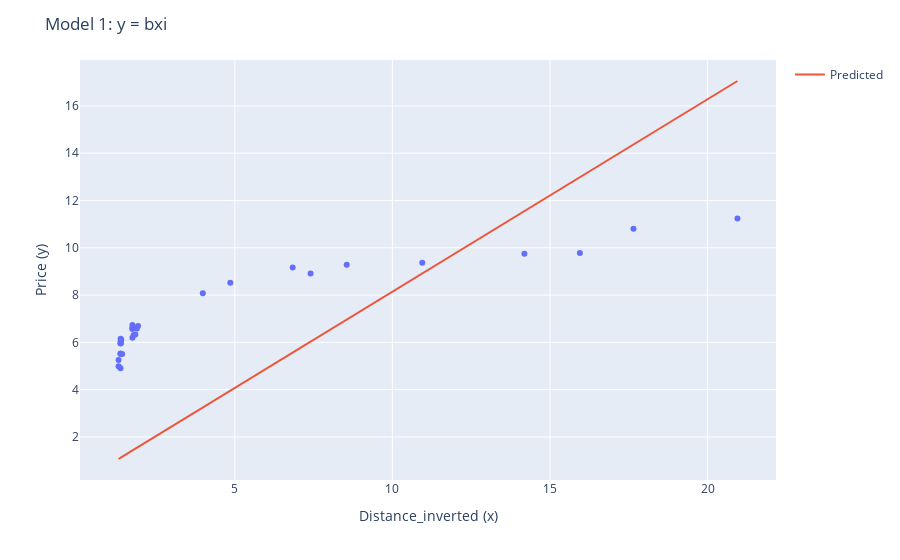

Notebook code for this chart:
### Code cell
x = df_raw['Distance_inverted']
y = df_raw['Price ($)']

b = 1 # staring value of b
rate = 0.0001 # Set Learning rate
epsilion = 0.00001 # Stopping criteria constant
diff = 1 # difference between two consecutive iterations
max_iter = 500 # Maximum number of iterations
iter = 1 # Iteration counter

Err = lambda b, x, y: np.mean((y - (b * x)) ** 2) # Error function
deriv = lambda b, x, y: -2 * np.mean((y - (b * x)) * x) # Derivative of Error function

while (diff > epsilion and iter < max_iter):
    b_new = b - rate * deriv(b,x, y) # New value of b
    print("Iteration: ", iter, "Error: ", Err(b_new, x, y), "b: ", b_new)
    diff = abs(b_new - b) # Difference between new and old value of b
    b = b_new # Update value of b
    iter += 1 # Increment iteration counter
print("The local minimum occurs at ", b)

# plot Simple linear regression line with predicted b
y_pred = b * x
fig = px.scatter(x=x, y=y)
fig.add_trace(go.Scatter(x=x, y=y_pred, mode='lines', name='Predicted'))
# add title
fig.update_layout(title_text="Model 1: y = bxi")
# update x axis title
fig.update_xaxes(title_text="Distance_inverted (x)")
# update y axis title
fig.update_yaxes(title_text="Price (y)")
fig.show()

### Figure 1 — Plotly figure (JSON) as saved in the notebook; plotly's stock layout.template omitted (floating-point values rounded to 4 significant figures)
{"data": [{"hovertemplate": "x=%{x}<br>y=%{y}<extra></extra>", "legendgroup": "", "marker": {"color": "#636efa", "symbol": "circle"}, "mode": "markers", "name": "", "orientation": "v", "showlegend": false, "type": "scatter", "x": [7.404, 1.789, 1.379, 1.373, 15.95, 1.397, 1.894, 6.836, 1.373, 10.95, 1.752, 1.311, 1.373, 1.93, 1.311, 1.845, 17.65, 3.985, 1.752, 4.857, 1.752, 1.376, 14.19, 8.551, 1.373, 20.95, 1.747, 1.426, 1.379, 1.379], "xaxis": "x", "y": [8.913, 6.308, 5.963, 5.511, 9.774, 6.114, 6.588, 9.171, 5.533, 9.365, 6.2, 5.253, 5.963, 6.695, 4.994, 6.329, 10.81, 8.073, 6.738, 8.525, 6.631, 6.157, 9.752, 9.278, 4.908, 11.24, 6.566, 5.511, 5.963, 6.049], "yaxis": "y"}, {"mode": "lines", "name": "Predicted", "type": "scatter", "x": [7.404, 1.789, 1.379, 1.373, 15.95, 1.397, 1.894, 6.836, 1.373, 10.95, 1.752, 1.311, 1.373, 1.93, 1.311, 1.845, 17.65, 3.985, 1.752, 4.857, 1.752, 1.376, 14.19, 8.551, 1.373, 20.95, 1.747, 1.426, 1.379, 1.379], "y": [6.027, 1.456, 1.123, 1.118, 12.98, 1.137, 1.542, 5.565, 1.118, 8.912, 1.426, 1.067, 1.118, 1.571, 1.067, 1.502, 14.37, 3.244, 1.426, 3.954, 1.426, 1.12, 11.55, 6.961, 1.118, 17.05, 1.422, 1.161, 1.123, 1.123]}], "layout": {"legend": {"tracegroupgap": 0}, "margin": {"t": 60}, "title": {"text": "Model 1: y = bxi"}, "xaxis": {"anchor": "y", "domain": [0, 1], "title": {"text": "Distance_inverted (x)"}}, "yaxis": {"anchor": "x", "domain": [0, 1], "title": {"text": "Price (y)"}}}}
